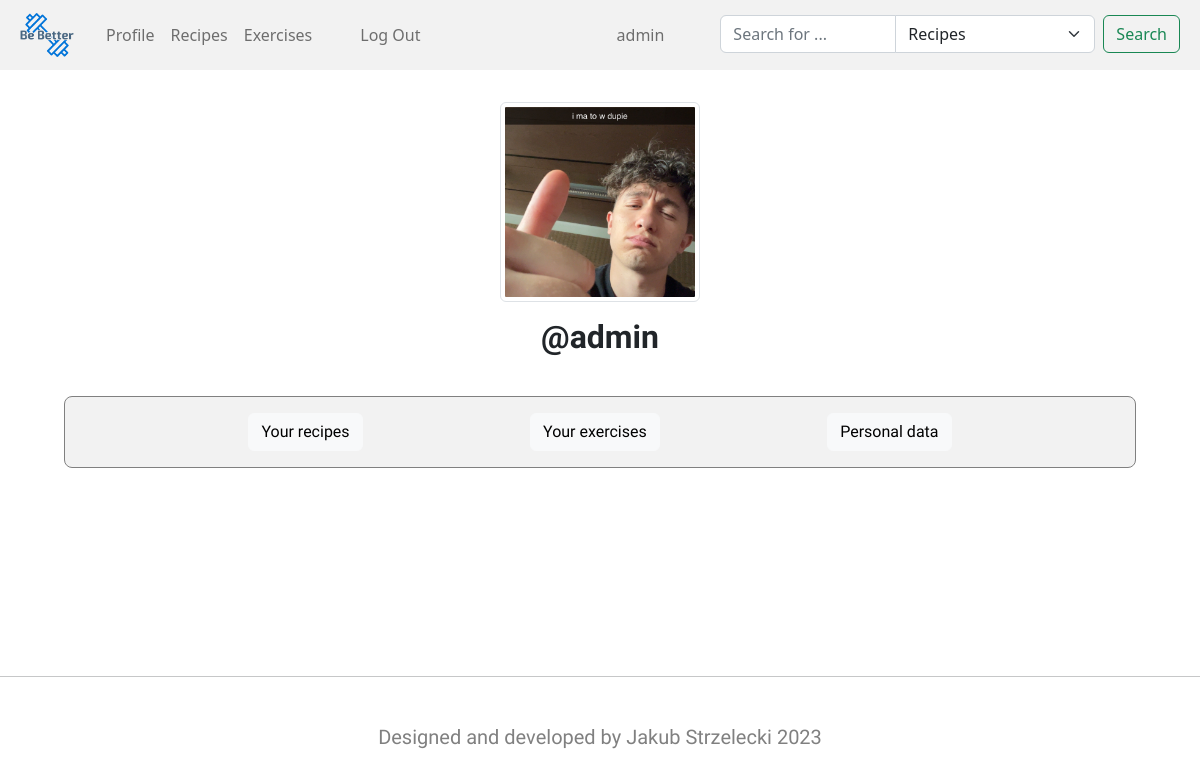
Page / (signed in) on the earlier database version.
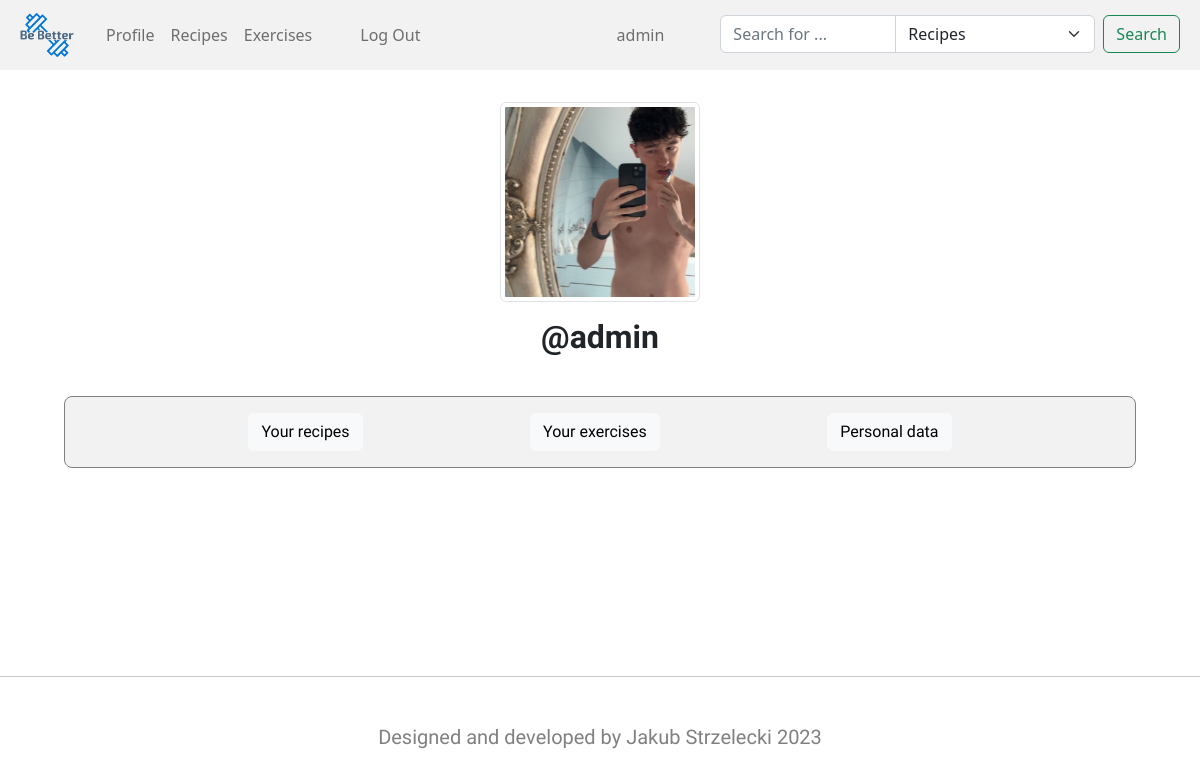
Same page on the later database version.
### fitness_app/models.py (models this page shows, shortened)
class CustomUser(AbstractUser):
    email = models.EmailField(unique=True)
    username = models.CharField(max_length=30, default='')
    phone_number = models.CharField(max_length=20)
    birth_date = models.DateField(null=True, blank=True)
    height = models.DecimalField(max_digits=5, decimal_places=2, null=True, blank=True)
    weight = models.DecimalField(max_digits=5, decimal_places=2, null=True, blank=True)
    profile_picture = models.ImageField(upload_to='profile_pictures/', null=True, blank=True)
    sex = models.CharField(max_length=6, null=True, blank=True)
    USERNAME_FIELD = 'email'
    REQUIRED_FIELDS = ['username', 'first_name', 'last_name', 'phone_number', 'birth_date', 'height', 'weight', 'sex']
    @property
    def age(self):
        if not self.birth_date:
            return None
        today = date.today()
        return today.year - self.birth_date.year - ((today.month, today.day) < (self.birth_date.month, self.birth_date.day))

### fitness_app/views.py (the view)
# urls.py: path('', views.index, name='index'),
def index(request):
    user = request.user
    try:
        liked_recipes_list = LikedRecipe.objects.filter(user=user).values_list('recipe', flat=True)
        liked_exercises_list = LikedExercise.objects.filter(user=user).values_list('exercise', flat=True)
        liked_recipes = Recipe.objects.filter(id__in=liked_recipes_list)
        liked_exercises = Exercise.objects.filter(id__in=liked_exercises_list)
        cookbook_list = Cookbook.objects.filter(user=user).values_list('recipe', flat=True)
        training = Training.objects.filter(user=user)
        cookbook_ids = cookbook_list
        liked_ids = liked_recipes_list
        liked_exercises_ids = liked_exercises_list
        cookbook = Recipe.objects.filter(id__in=cookbook_list)
        return render(request, "fitness_app/index.html", {
            "user": user,
            "recipes": liked_recipes,
            "exercises": liked_exercises,
            'cookbook_ids': cookbook_ids,
            "liked_ids": liked_ids,
            "liked_exercises_ids": liked_exercises_ids,
            "cookbook": cookbook,
            "training": training
        })
    except TypeError:
        return render(request, "fitness_app/index.html")

### fitness_app/templates/fitness_app/index.html (shortened to what this page needs)
{% extends "fitness_app/layout.html" %} {% block title %} Profile {% endblock %}
{% block body %} {% if user.is_authenticated %}
<div class="text-center">
    {% if user.profile_picture %}
	<img
		src="{{ user.profile_picture.url }}"
		class="img-thumbnail"
		alt="{{ user.username }}"
		style="width: 200px; height: 200px; object-fit: cover"
	/>
    {% endif %}
	<h2 class="my-3"><strong>@{{ user.username }}</strong></h2>
</div>
<br />
<div class="d-flex justify-content-evenly index-nav">
    <div>
        <button class="btn btn-light nav-tab" id="nav-recipes-tab">Your recipes</button>
    </div>
    <div>
        <button class="btn btn-light nav-tab" id="nav-exercises-tab">Your exercises</button>
    </div>
    <div>
        <button class="btn btn-light nav-tab" id="nav-personal-tab">Personal data</button>
    </div>
</div>
	{% endif %}
	{% endblock %}

### fitness_app/templates/fitness_app/layout.html (shortened to what this page needs)
{% load static %}
<!DOCTYPE html>
<html id="html" lang="en">
	<head>
        <link rel="stylesheet" href="https://cdnjs.cloudflare.com/ajax/libs/font-awesome/4.7.0/css/font-awesome.min.css">
        <link rel="stylesheet" href="https://cdnjs.cloudflare.com/ajax/libs/twitter-bootstrap/5.1.3/css/bootstrap.min.css" />
		<link href="{% static 'fitness_app/styles.css' %}" rel="stylesheet" />
		<link
			href="https://cdn.jsdelivr.net/npm/bootstrap@5.2.3/dist/css/bootstrap.min.css"
			rel="stylesheet"
		/>
	</head>
	<body>
		<nav class="navbar sticky-top navbar-expand-lg" style="background-color: rgb(242, 242, 242);">
			<div class="container-fluid">
				<a class="navbar-brand" href="{% url 'index' %}"><img style="width:70px; height: auto;"src="{% static 'logo-no-background.png' %}" alt=""></a>
				<div class="collapse navbar-collapse" id="navbarScroll">
					<ul
						class="navbar-nav me-auto my-2 my-lg-0 text-center"
					>
						<li class="nav-item">
							<a class="nav-link" href="{% url 'index' %}">Profile</a>
						</li>
						<li class="nav-item">
							<a class="nav-link" href="{% url 'recipes' %}">Recipes</a>
						</li>
                        <li class="nav-item">
							<a class="nav-link" href="{% url 'exercises' %}">Exercises</a>
						</li>
						{% if user.is_authenticated %}
						<li class="nav-item pl">
							<a
								class="nav-link"
								href="{% url 'logout' %}"
								>Log Out</a
							>
						</li>
						{% endif %}
					</ul>
					<ul
						class="navbar-nav my-2 my-lg-0 navbar-nav-scroll"
						style="--bs-scroll-height: 100px"
					>
						{% if user.is_authenticated %}
						<li class="nav-item me-5 username">
							<a class="nav-link">{{ user.username }}</a>
						</li>
						{% endif %}
						<li>
							<form class="d-flex search-bar" role="search" method="get" action="{% url 'search' %}">
    <div class="input-group">
        <input class="form-control" type="search" placeholder="Search for ..." aria-label="Search" name="q" value="{{ query }}">
        <select name="search_type" id="search_type_select" class="form-select">
            <option value="recipes">Recipes</option>
        </select>
    </div>
        <button class="btn btn-outline-success mx-2" type="submit">Search</button>
</form>
						</li>
					</ul>
				</div>
			</div>
		</nav>
		<div class="body">
			{% block body %}
            {% endblock %}
		</div>
        <div class="text-center" style="margin-top: 10em;">
            <hr>
            <h5 class="my-5 footer-text" style="color: gray;">Designed and developed by Jakub Strzelecki 2023</h5>
        </div>
	</body>
</html>

### fitness_app/static/fitness_app/styles.css (style rules this page uses)
.body { margin: 2em 4em; font-family: "Raleway", sans-serif; font-weight: 300; overflow-x: hidden; }
html { scroll-behavior: smooth; }
.footer-text { font-family: "Raleway", sans-serif; }
.index-nav { background-color: rgb(242, 242, 242); border: 1px solid gray; border-radius: 0.5em; padding: 1em; }
.pl { padding-left: 2em; }

Differences in the rows shown:
changed CustomUser "admin": profile_picture: a different picture
